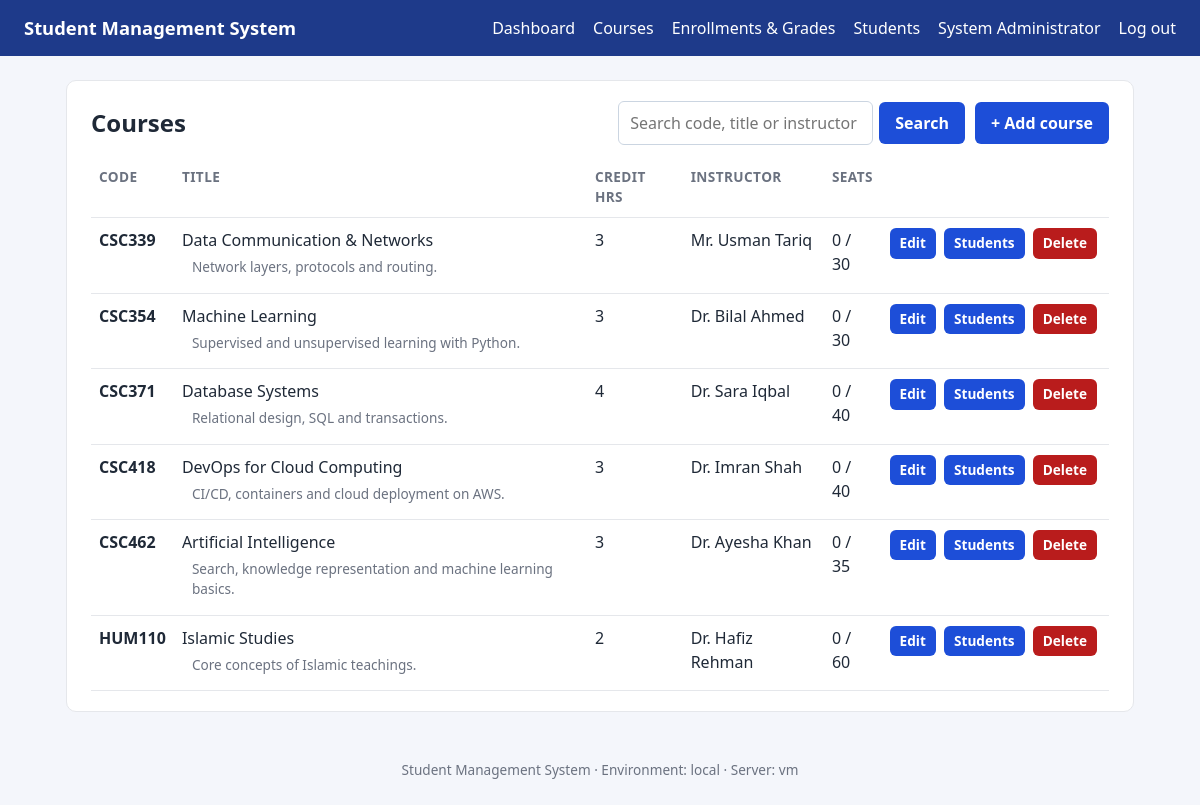
The page /app/courses.php (signed in) on the database its author committed.
### tables this page shows
CREATE TABLE users (
    id            INT UNSIGNED AUTO_INCREMENT PRIMARY KEY,
    name          VARCHAR(100) NOT NULL,
    email         VARCHAR(150) NOT NULL UNIQUE,
    reg_no        VARCHAR(20)  NULL UNIQUE,
    password_hash VARCHAR(255) NOT NULL,
    role          ENUM('admin', 'student') NOT NULL DEFAULT 'student',
    is_active     TINYINT(1) NOT NULL DEFAULT 1,
    created_at    DATETIME NOT NULL DEFAULT CURRENT_TIMESTAMP,
    last_login    DATETIME NULL
);

CREATE TABLE courses (
    id           INT UNSIGNED AUTO_INCREMENT PRIMARY KEY,
    code         VARCHAR(10)  NOT NULL UNIQUE,
    title        VARCHAR(150) NOT NULL,
    description  TEXT NULL,
    credit_hours TINYINT UNSIGNED NOT NULL DEFAULT 3,
    instructor   VARCHAR(100) NOT NULL,
    capacity     SMALLINT UNSIGNED NOT NULL DEFAULT 30,
    created_at   DATETIME NOT NULL DEFAULT CURRENT_TIMESTAMP
);

### app/config.php (called while the page is built, shortened)
<?php
function db()
{
    static $pdo = null;
    if ($pdo === null) {
        $dsn = 'mysql:host=' . DB_HOST . ';port=' . DB_PORT . ';dbname=' . DB_NAME . ';charset=utf8mb4';
        $pdo = new PDO($dsn, DB_USER, DB_PASS, [
            PDO::ATTR_ERRMODE => PDO::ERRMODE_EXCEPTION,
            PDO::ATTR_DEFAULT_FETCH_MODE => PDO::FETCH_ASSOC,
            PDO::ATTR_EMULATE_PREPARES => false,
        ]);
    }
    return $pdo;
}
function e($value)
{
    return htmlspecialchars((string) $value, ENT_QUOTES, 'UTF-8');
}
function current_user()
{
    static $user = false;
    if ($user === false) {
        $user = null;
        if (!empty($_SESSION['user_id'])) {
            $stmt = db()->prepare('SELECT id, name, email, role, reg_no, is_active FROM users WHERE id = ?');
            $stmt->execute([$_SESSION['user_id']]);
            $user = $stmt->fetch() ?: null;
        }
    }
    return $user;
}
function require_login()
{
    if (!current_user()) {
        flash('error', 'Please log in first.');
        redirect('login.php');
    }
    return current_user();
}
function is_admin()
{
    $user = current_user();
    return $user && $user['role'] === 'admin';
}

### app/courses.php (the view, shortened to what this page needs)
<?php
require_once __DIR__ . '/config.php';
$user = require_login();
$q = trim($_GET['q'] ?? '');
$sql = 'SELECT c.*, COUNT(en.id) AS enrolled,
               SUM(en.student_id = ?) AS mine
        FROM courses c
        LEFT JOIN enrollments en ON en.course_id = c.id';
$params = [$user['id']];
$sql .= ' GROUP BY c.id ORDER BY c.code';
$stmt = db()->prepare($sql);
$stmt->execute($params);
$courses = $stmt->fetchAll();
require __DIR__ . '/includes/header.php';
?>
<section class="card">
    <div class="row-between">
        <h1>Courses</h1>
        <div class="row">
            <form method="get" class="inline">
                <input name="q" value="<?= e($q) ?>" placeholder="Search code, title or instructor">
                <button type="submit">Search</button>
            </form>
            <?php if (is_admin()): ?>
                <a class="button" href="course_form.php">+ Add course</a>
            <?php endif; ?>
        </div>
    </div>
    <table>
        <thead>
        <tr><th>Code</th><th>Title</th><th>Credit hrs</th><th>Instructor</th><th>Seats</th><th></th></tr>
        </thead>
        <tbody>
        <?php foreach ($courses as $c): ?>
            <?php $full = $c['enrolled'] >= $c['capacity']; ?>
            <tr>
                <td><strong><?= e($c['code']) ?></strong></td>
                <td><?= e($c['title']) ?><div class="muted small"><?= e($c['description']) ?></div></td>
                <td><?= (int) $c['credit_hours'] ?></td>
                <td><?= e($c['instructor']) ?></td>
                <td><?= (int) $c['enrolled'] ?> / <?= (int) $c['capacity'] ?></td>
                <td class="actions">
                    <?php if (is_admin()): ?>
                        <a class="button small" href="course_form.php?id=<?= (int) $c['id'] ?>">Edit</a>
                        <a class="button small" href="enrollments.php?course_id=<?= (int) $c['id'] ?>">Students</a>
                        <form method="post" action="course_delete.php" class="inline"
                              onsubmit="return confirm('Delete <?= e($c['code']) ?>? This also removes its enrollments.');">
                            <button type="submit" class="small danger">Delete</button>
                        </form>
                    <?php elseif ($full): ?>
                        <span class="badge off">Full</span>
                    <?php endif; ?>
                </td>
            </tr>
        <?php endforeach; ?>
        </tbody>
    </table>
</section>
<?php require __DIR__ . '/includes/footer.php'; ?>

### app/includes/header.php (shortened to what this page needs)
<?php $user = current_user(); ?>
<!DOCTYPE html>
<html lang="en">
<head>
    <link rel="stylesheet" href="assets/style.css">
</head>
<body>
<header class="topbar">
    <a class="brand" href="index.php"><?= e(APP_NAME) ?></a>
    <?php if ($user): ?>
        <nav>
            <a href="dashboard.php">Dashboard</a>
            <a href="courses.php">Courses</a>
            <?php if ($user['role'] === 'admin'): ?>
                <a href="enrollments.php">Enrollments &amp; Grades</a>
                <a href="users.php">Students</a>
            <?php else: ?>
                <a href="my_courses.php">My Courses</a>
            <?php endif; ?>
            <a href="profile.php"><?= e($user['name']) ?></a>
            <a href="logout.php">Log out</a>
        </nav>
    <?php endif; ?>
</header>
<main class="container">

### app/includes/footer.php
</main>
<footer class="footer">
    <?= e(APP_NAME) ?> &middot; Environment: <?= e(APP_ENV) ?> &middot; Server: <?= e(gethostname()) ?>
</footer>
</body>
</html>

### app/assets/style.css (style rules this page uses)
:root { --bg: #f4f6fb; --card: #ffffff; --text: #1f2937; --muted: #6b7280; --primary: #1d4ed8; --primary-dark: #1e3a8a; --danger: #b91c1c; --border: #e5e7eb; --ok: #15803d; }
* { box-sizing: border-box; }
body { margin: 0; font-family: "Segoe UI", system-ui, -apple-system, sans-serif; background: var(--bg); color: var(--text); line-height: 1.5; }
a { color: var(--primary); text-decoration: none; }
.topbar { display: flex; flex-wrap: wrap; align-items: center; justify-content: space-between; gap: 12px; padding: 14px 24px; background: var(--primary-dark); }
.topbar a { color: #fff; }
.brand { font-weight: 700; font-size: 1.15rem; }
.topbar nav { display: flex; flex-wrap: wrap; gap: 18px; }
.container { max-width: 1100px; margin: 24px auto; padding: 0 16px; }
.card { background: var(--card); border: 1px solid var(--border); border-radius: 10px; padding: 20px 24px; margin-bottom: 20px; overflow-x: auto; }
h1 { font-size: 1.5rem; margin: 0 0 12px; }
input, select, textarea { display: block; width: 100%; margin-top: 4px; padding: 9px 11px; border: 1px solid #cbd5e1; border-radius: 6px; font: inherit; }
form.inline { display: inline-flex; gap: 6px; align-items: center; margin: 0; }
form.inline input, form.inline select { margin-top: 0; width: auto; min-width: 220px; }
button, .button { display: inline-block; padding: 9px 16px; border: 0; border-radius: 6px; background: var(--primary); color: #fff; font: inherit; font-weight: 600; cursor: pointer; }
.small { padding: 5px 10px; font-size: 0.85rem; }
.danger { background: var(--danger); }
table { width: 100%; border-collapse: collapse; }
th, td { padding: 10px 8px; border-bottom: 1px solid var(--border); text-align: left; vertical-align: top; }
th { font-size: 0.85rem; color: var(--muted); text-transform: uppercase; letter-spacing: 0.03em; }
td.actions { white-space: nowrap; }
td.actions > * { margin-right: 4px; }
.row { display: flex; flex-wrap: wrap; gap: 10px; align-items: center; }
.row-between { display: flex; flex-wrap: wrap; gap: 12px; align-items: center; justify-content: space-between; margin-bottom: 12px; }
.row-between h1 { margin: 0; }
.muted { color: var(--muted); }
div.small { font-size: 0.85rem; }
.footer { text-align: center; color: var(--muted); font-size: 0.85rem; padding: 24px 16px; }

### rows shown on the page
users: name "System Administrator"
courses: code "CSC339", title "Data Communication & Networks", description "Network layers, protocols and routing.", credit_hours "3", instructor "Mr. Usman Tariq", enrolled "0", capacity "30"
courses: code "CSC354", title "Machine Learning", description "Supervised and unsupervised learning with Python.", credit_hours "3", instructor "Dr. Bilal Ahmed", enrolled "0", capacity "30"
courses: code "CSC371", title "Database Systems", description "Relational design, SQL and transactions.", credit_hours "4", instructor "Dr. Sara Iqbal", enrolled "0", capacity "40"
courses: code "CSC418", title "DevOps for Cloud Computing", description "CI/CD, containers and cloud deployment on AWS.", credit_hours "3", instructor "Dr. Imran Shah", enrolled "0", capacity "40"
courses: code "CSC462", title "Artificial Intelligence", description "Search, knowledge representation and machine learning basics.", credit_hours "3", instructor "Dr. Ayesha Khan", enrolled "0", capacity "35"
courses: code "HUM110", title "Islamic Studies", description "Core concepts of Islamic teachings.", credit_hours "2", instructor "Dr. Hafiz Rehman", enrolled "0", capacity "60"

### other values the page prints
APP_NAME "Student Management System"
APP_ENV "local"
gethostname() "vm"
